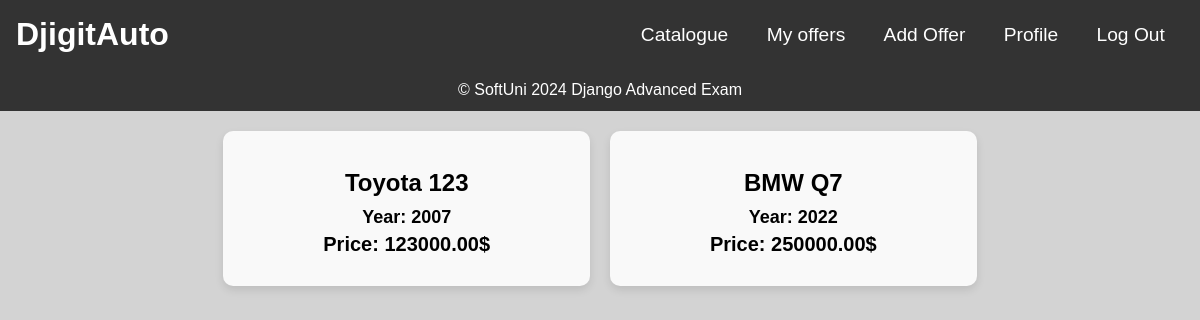
/catalogue/ (signed in), run on the app's committed database.
### DjigitAuto/offers/models.py (models this page shows)
class CarOffer(models.Model):
    CAR_BRANDS = {
        'Toyota': 'Toyota',
        'Honda': 'Honda',
        'Ford': 'Ford',
        'Chevrolet': 'Chevrolet',
        'Volkswagen': 'Volkswagen',
        'BMW': 'BMW',
        'Mercedes-Benz': 'Mercedes-Benz',
        'Audi': 'Audi',
        'Nissan': 'Nissan',
        'Hyundai': 'Hyundai',
        'Kia': 'Kia',
        'Tesla': 'Tesla',
        'Subaru': 'Subaru',
        'Mazda': 'Mazda',
        'Lexus': 'Lexus',
        'Jeep': 'Jeep',
        'Volvo': 'Volvo',
        'Porsche': 'Porsche',
    }
    brand = models.CharField(
        choices=CAR_BRANDS,
        max_length=15,
        null=False,
        blank=False,
    )
    car_photo = models.URLField(
        blank=False,
        null=False,
    )
    model = models.CharField(
        null=False,
        max_length=15,
        blank=False,
    )
    year_of_production = models.IntegerField(
        null=False,
        blank=False,
    )
    description = models.TextField(
        max_length=300,
        blank=True,
        null=True,
    )
    price = models.DecimalField(
        null=False,
        blank=False,
        max_digits=10,
        decimal_places=2,
    )
    created_at = models.DateTimeField(
        auto_now_add=True,
    )
    modified_at = models.DateTimeField(
        auto_now=True,
    )
    user = models.ForeignKey(
        UserModel,
        on_delete=models.CASCADE
    )

### DjigitAuto/web/views.py (the view)
# urls.py: path('catalogue/', catalogue, name='catalogue'),
def catalogue(request):
    context = {
        "cars": CarOffer.objects.all(),
    }
    return render(request, 'offer/../../templates/common/catalogue.html', context=context)

### templates/common/catalogue.html (shortened to what this page needs)
{% extends "common/base.html" %}
{% load static %}
{% block main_content %}
    <!DOCTYPE html>
    <html lang="en">
    <head>
        <link rel="stylesheet" href="{% static 'css/common/catalogue.css' %}"/>
    </head>
    <body>
    <section id="catalogue">
        {% for car in cars %}
            <div class="offer-card">
                <div class="image-wrap">
                </div>
                <div class="offer-details">
                    <h1>{{ car.brand }} {{ car.model }}</h1>
                    <h3>Year: {{ car.year_of_production }}</h3>
                    <h2>Price: {{ car.price }}$</h2>
                </div>
            </div>
        {% endfor %}
    </section>
    </body>
    </html>
{% endblock %}

### static/css/base.css (style rules this page uses)
* { margin: 0; padding: 0; box-sizing: border-box; }
body { font-family: Arial, sans-serif; background-color: lightgray; }

### static/css/common/catalogue.css (style rules this page uses)
#catalogue { display: flex; flex-wrap: wrap; justify-content: center; align-items: center; overflow-x: hidden; overflow-y: auto; padding: 20px; }
.offer-card { background-color: #f9f9f9; border-radius: 10px; box-shadow: 0 4px 8px rgba(0, 0, 0, 0.1); margin: 0 20px 20px 0; width: calc(33.33% - 20px); max-width: 400px; }
.offer-card:last-child { margin-right: 0; }
.offer-card .offer-details { padding: 20px; text-align: center; }
.offer-card .offer-details h1 { font-size: 24px; margin-bottom: 10px; }
.offer-card .offer-details h3 { margin-bottom: 5px; font-size: 18px; }
.offer-card .offer-details h2 { font-size: 20px; font-weight: bold; margin-bottom: 10px; }

### data on the page
CarOffer: brand "Toyota", model "123", year_of_production "2007", price "123000.00"
CarOffer: brand "BMW", model "Q7", year_of_production "2022", price "250000.00"
